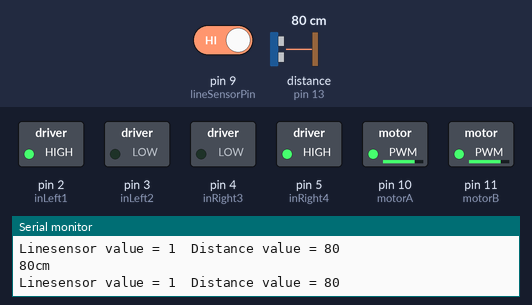
Simulated run of this program. Board: Arduino Nano, built with avr-gcc and run on an emulated ATmega328P. Shown: switched loads named in the program (green lamp = pin HIGH), the last lines printed to the serial monitor. Wiring (inferred from the names in the program): ultrasonic range finder: trigger pin 12; echo pin 13. Dashed ring = blinking. The inputs (shaded band) are chosen by the test bench; at power-on: pin 9 (lineSensorPin) HIGH, distance to the obstacle (sensor on pin 13) 80 cm. The echo pulse lasts 58.3 µs per cm; pins used as bus, display or sensor lines are not drawn.

Above: at 2.7 s.
2.8 s: pin 9 (lineSensorPin) driven LOW
At 3.98 s:
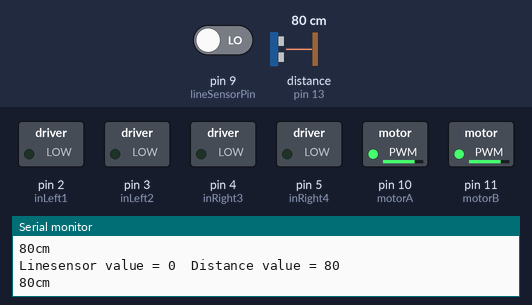
At 4.35 s:
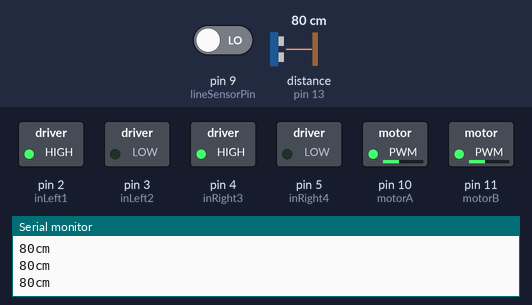
6.3 s: distance to the obstacle (sensor on pin 13) set to 18 cm
9.8 s: distance to the obstacle (sensor on pin 13) set to 60 cm
15.6 s: distance to the obstacle (sensor on pin 13) set to 95 cm
19.1 s: distance to the obstacle (sensor on pin 13) set to 104 cm
At 19.27 s:
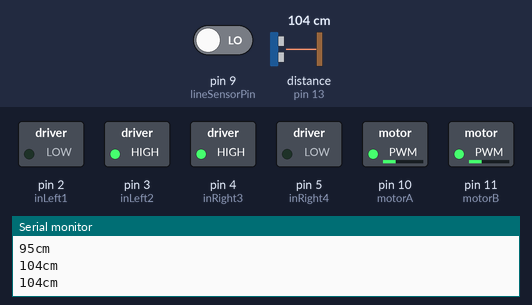
22.6 s: distance to the obstacle (sensor on pin 13) set to 35 cm
At 22.78 s:
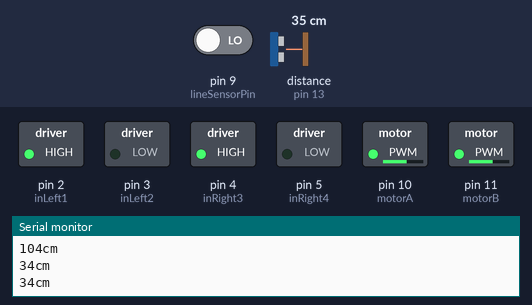
Timing chart, 0 to 27.1 s (numbered marks = the images above; inputs shaded):
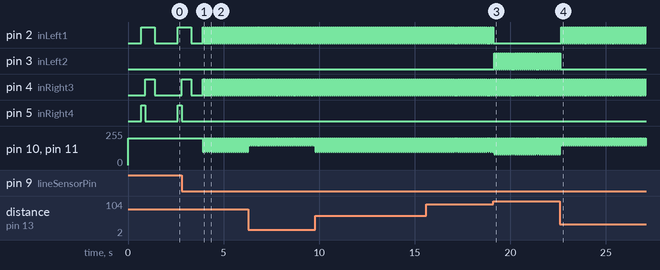

The program:

main.cpp
```cpp
//???????????????????????????//
// GRUNGE BOT TUTORIAL CODE //
//?????????????????????????//

#include <Arduino.h>
#include "move_functions.h"
#include "sensor_functions.h"
#include "settings.h"

int distance = 3000;
int LINE_SENSOR = 0;
int onLine = LOW; // 1 or HIGH is Bright and 0 or LOW is Dark

void loop()
{
  // Test the driving

  // forward(500);    //200 is the power level
  // delay(500);    //3000 is the number of milliseconds to wait until doing the next instruction

  // pivotLeft(50);
  // delay(500);
  // forward(500);
  // delay(500);
  // pivotLeft(50);
  // delay(500);
  // forward(500);

  // Test the ultrasconic
  //  distance = checkDistance();
  //  if (distance>50)
  //    {
  //    forward(120);
  //    delay(100);
  //    }
  //  else
  //    {
  //    fullstop();
  //    pivotLeft(120);
  //    delay(100);
  //    }

  // fullstop();
  // delay(500);
  // distance = checkDistance();
  // if (distance>100)
  //   {
  //   pivotLeft(100);
  //   delay(50);
  //   }
  // else
  //   {
  //   //fullstop();
  //   forward(100);
  //   delay(100);
  //   }

  // fullstop();
  // delay(500);
  // distance = checkDistance();
  // if (distance>100)
  //   {
  //   pivotLeft(100);
  //   delay(50);
  //   }
  // else if (distance > 50 )
  //   {
  //   forward(100);
  //   delay(50);
  //   }
  // else if (distance > 10 )
  //   {
  //   forward(150);
  //   delay(300);
  //   }
  // else
  //   {
  //   forward(240);
  //   delay(600);
  //   }

  // Check line sensor  (1 or HIGH is Bright and 0 or LOW is Dark)
  //  LINE_SENSOR = digitalRead(lineSensorPin);
  //  Serial.print("Linesensor value = ");
  //  Serial.print(LINE_SENSOR);
  //  Serial.println();
  //  delay(50);

  // //fullstop();
  // delay(20);
  // distance = checkDistance();
  // if (distance>100)
  //   {
  //     pivotLeft(100);
  //     if (digitalRead(lineSensorPin) == HIGH)
  //     {
  //       //WHAT TO DO?? GrungeBot has just turned left into the edge. DO Something?
  //     }
  //   }
  // else if (distance > 50 )
  //   {
  //     forward(100);
  //     if (digitalRead(lineSensorPin) == HIGH)
  //     {
  //       //WHAT TO DO?? GrungeBot has just driven forward onto the edge. Time to turn around.
  //     }
  //   }
  // else if (distance > 10 )
  //   {
  //     forward(150);
  //         if (digitalRead(lineSensorPin) == HIGH)
  //     {
  //       //WHAT TO DO?? GrungeBot has just driven forward onto the edge. Time to turn around.
  //     }
  //   }
  // else  //Something is very close
  //   {
  //     forward(240);
  //     if (digitalRead(lineSensorPin) == HIGH)
  //     {
  //       //WHAT TO DO?? GrungeBot has just driven forward onto the edge. OR maybe it is the other robot?
  //     }
  //   }

  // Check line sensor  (1 or HIGH is Bright and 0 or LOW is Dark)
  // delay(50);
  // fullstop(); // Use the stop and delay to slow things down if needed
  // delay(500);

  // Check distance and if it is on the line
  // distance = checkDistance();
  // onLine = digitalRead(lineSensorPin);

  // Serial.print("Linesensor value = ");
  // Serial.print(onLine);
  // Serial.print("  Distance value = ");
  // Serial.print(distance);
  // Serial.println();

  // if (distance > 100)
  // {
  //   if (onLine == HIGH)
  //   {
  //     // WHAT TO DO?? GrungeBot is on the line. DO Something!
  //     fullstop(); // STOP!!! You are on the line
  //     delay(500);
  //     pivotRight(200);
  //     delay(700); // keep piviting for 100ms
  //     forward(200);
  //     delay(1000); // keep going forward for 1 second !!!!!! You could improve this using a While loop to check the line while you escape so you don't just dive over it
  //     //Hopefully it is off the line now and now more in the middle of the arena
  //   }
  //   else
  //   {
  //     pivotLeft(100);
  //   }
  // }

  // else if (distance > 50) // so it is less than 100 and more than 50
  // {
  //   if (onLine == HIGH)
  //   {
  //     // WHAT TO DO?? GrungeBot is on the line. DO Something!
  //      fullstop();  //STOP!!! You are on the line
  //      delay(700);
  //      pivotRight(200);
  //      delay(500); //keep piviting for 100ms  (hopefully it is off the line now)
  //      forward(200);
  //      delay(1000); //keep going forward for 1 second
  //      //Hopefully it is off the line now and now more in the middle of the arena
  //   }
  //   else
  //   {
  //     forward(150);
  //   }
  // }

  // else // Something is very close (close than 50cm)
  // {
  //   if (onLine == HIGH)
  //   {
  //     // WHAT TO DO?? GrungeBot is on the line. DO Something!
  //     fullstop();  //STOP!!! You are on the line
  //     delay(700);
  //     pivotRight(200);
  //     delay(500); //keep piviting for 100ms  (hopefully it is off the line now)
  //     forward(200);
  //     delay(1000); //keep going forward for 1 second
  //     //Hopefully it is off the line now and now more in the middle of the arena
  //   }
  //   else
  //   {
  //     forward(250);
  //   }
  // }

  // HERE IS ANOTHER WAY TO DO IT - USING A WHILE LOOP

  distance = checkDistance();
  onLine = digitalRead(lineSensorPin);

  Serial.print("Linesensor value = ");
  Serial.print(onLine);
  Serial.print("  Distance value = ");
  Serial.print(distance);
  Serial.println();

  while (onLine == LOW)
  {
    delay(50); //Just to slow it down a bit
    fullstop();
    delay(50);
    distance = checkDistance();
    if (distance > 100)
    {
      pivotLeft(80);
    }
    else if (distance > 50)
    {
      forward(100);
    }
    else if (distance > 10)
    {
      forward(150);
    }
    else // Something is very close
    {
      forward(240);
      delay(600);
    }
    onLine = digitalRead(lineSensorPin);
  }
  // Now WHAT TO DO?? GrungeBot is on the line. DO Something!
  fullstop(); // STOP!!! I guess this is the first thing
  delay(700);
  pivotRight(200);
  delay(200); // keep piviting for 100ms  (hopefully it is off the line now)
  forward(200);
  delay(500); // keep going forward for 300ms
  fullstop(); // STOP!!! I guess this is the first thing
  delay(500);
    // Hopefully it is off the line now and now more in the middle of the arena
}

///  END OF THE MAIN LOOP
//////////////////////////////////////////////////////////////////////////////////////////////////////////////
```

move_functions.cpp
```cpp
#include <Arduino.h>
#include "move_functions.h"
#include "settings.h"
//////////////////////////////////////////////////////////////////////////////////////////////////////////////
//FUNCTIONS
// This function makes the motors go forward.
// This one starts with the word "void" meaning it is sent a job to do but it dosent send anything back (just does its thing and finishes)
// In that first line the number it is sent in the brackets is give to the variable "power"

void forward(int power)
{
  // switch on motor A to Forward
  digitalWrite(inLeft1, HIGH);
  digitalWrite(inLeft2, LOW);

  // switch on motor B to Forward
  digitalWrite(inRight3, HIGH);
  digitalWrite(inRight4, LOW);

  // tell the motors how much power to use (the number you send it in the brackets)
  analogWrite(motorA, power);
  analogWrite(motorB, power);
}


void backward(int power)
{
  // switch on motor A to Backward
  digitalWrite(inLeft1, LOW);
  digitalWrite(inLeft2, HIGH);
  // switch on motor B to Backward
  digitalWrite(inRight3, LOW);
  digitalWrite(inRight4, HIGH);

  analogWrite(motorA, power);
  analogWrite(motorB, power);
}

void forwardLeft(int power)
{
  // switch on motor A to Forward
  digitalWrite(inLeft1, HIGH);
  digitalWrite(inLeft2, LOW);
  // switch on motor B to Forward
  digitalWrite(inRight3, HIGH);
  digitalWrite(inRight4, LOW);

  analogWrite(motorA, power/3);
  analogWrite(motorB, power);
}


void forwardRight(int power)
{
  // switch on motor A to Forward
  digitalWrite(inLeft1, HIGH);
  digitalWrite(inLeft2, LOW);
  // switch on motor B to Forward
  digitalWrite(inRight3, HIGH);
  digitalWrite(inRight4, LOW);

  analogWrite(motorA, power);
  analogWrite(motorB, power/3);
}


void pivotLeft(int power)
{
  // switch on motor A to Backward
  digitalWrite(inLeft1, LOW);
  digitalWrite(inLeft2, HIGH);
  // switch on motor B to Forward
  digitalWrite(inRight3, HIGH);
  digitalWrite(inRight4, LOW);

  analogWrite(motorA, power);
  analogWrite(motorB, power);
}


void pivotRight(int power)
{
  // switch on motor A to Forward
  digitalWrite(inLeft1, HIGH);
  digitalWrite(inLeft2, LOW);
  // switch on motor B to Backward
  digitalWrite(inRight3, LOW);
  digitalWrite(inRight4, HIGH);

  analogWrite(motorA, power);
  analogWrite(motorB, power);
}


void backwardLeft(int power)
{
  // switch on motor A to Backward
  digitalWrite(inLeft1, LOW);
  digitalWrite(inLeft2, HIGH);
  // switch on motor B to Backward
  digitalWrite(inRight3, LOW);
  digitalWrite(inRight4, HIGH);

  analogWrite(motorA, power/3);
  analogWrite(motorB, power);
}


void backwardRight(int power)
{
  // switch on motor A to Backward
  digitalWrite(inLeft1, LOW);
  digitalWrite(inLeft2, HIGH);
  // switch on motor B to Backward
  digitalWrite(inRight3, LOW);
  digitalWrite(inRight4, HIGH);

  analogWrite(motorA, power);
  analogWrite(motorB, power/3);
}


void fullstop()
{
  // switch on motor A to Backward
  digitalWrite(inLeft1, LOW);
  digitalWrite(inLeft2, LOW);
  // switch on motor B to Backward
  digitalWrite(inRight3, LOW);
  digitalWrite(inRight4, LOW);

  analogWrite(motorA, 200);
  analogWrite(motorB, 200);
}
```

move_functions.h
```cpp
#ifndef MOVE_FUNCTIONS_H
    #include <Arduino.h>

    void forward(int power);
    void backward(int power);
    void forwardLeft(int power);
    void forwardRight(int power);
    void pivotLeft(int power);
    void pivotRight(int power);
    void backwardLeft(int power);
    void backwardRight(int power);
    void fullstop();

#endif
```

sensor_functions.cpp
```cpp
#include <Arduino.h>
#include "sensor_functions.h"
#include "settings.h"
//////////////////////////////////////////////////////////////////////////////////////////////////////////////
//FUNCTIONS
//These are functions for our sensors


int checkDistance()
{
  digitalWrite(triggerPin, LOW);
  delayMicroseconds(2);              //just making sure its low before we start
  digitalWrite(triggerPin, HIGH);
  delayMicroseconds(10);
  digitalWrite(triggerPin, LOW);

  // Read the signal from the sensor. A HIGH pulse whose duration is the time (in microseconds)
  // from the sending of the ping to the hearing its echo off of an object.
  // Here we are using "pulseIn" It's is a handy thing as it measures time in tiny microseconds (a millionth of a seconds)
  duration = pulseIn(echoPin, HIGH);

  // convert the time into a distance. Its 29 microseconds per centimetre (so there and back takes 58 microseconds)
  cm = duration/58;

//show the results on the monitor if it is being looked at
  Serial.print(cm);
  Serial.print("cm");
  Serial.println();

  return cm;
//  delay(100);  //You cant send info back to the computer too quickly, add this delay if there is no other delays in your code, it will just slow thing down.
}
```

sensor_functions.h
```cpp
#ifndef  SENSOR_FUNCTIONS_H
    #include <Arduino.h>

    int checkDistance();

#endif
```

settings.cpp
```cpp
#include <Arduino.h>
#include "move_functions.h"
#include "sensor_functions.h"
#include "settings.h"

int motorA = 10;  //Left Motor Power
int inLeft1 = 2;      //Left Motor direction
int inLeft2 = 3;      //Left Motor direction

int motorB = 11;  //Right Motor Power
int inRight3 = 4;      //Right Motor direction
int inRight4 = 5;      //Right Motor direction

//Ultrasconic
int triggerPin = 12;    //The arduino will SHOUT (go "ping") on pin 12
int echoPin = 13;       //The arduino will Listen to the echo on pin 13
long duration;    // create variable that will hold the time it takes between the ping and the echo being heard
long cm = 3000;   // create a variable for the distance result in cm and set it to 3000cm

//LineSensor
int lineSensorPin =  9;


void setup()
{
  // set all the pins we are using on the computer to be outputs (sending a signal to the motor controller)
  pinMode(motorA, OUTPUT);
  pinMode(motorB, OUTPUT);
  pinMode(inLeft1, OUTPUT);
  pinMode(inLeft2, OUTPUT);
  pinMode(inRight3, OUTPUT);
  pinMode(inRight4, OUTPUT);


  //Ultrasconic
  Serial.begin(9600); // initialize serial communication to the "monitor" so we can test the Ultrasonic sensor
  pinMode(triggerPin, OUTPUT);  //set the ultrasonic shouting pin
  pinMode(echoPin, INPUT);  // set the ultrasonic listening pin

  //LineSensor
  pinMode(lineSensorPin,INPUT);
}
```

settings.h
```cpp
#ifndef SETTINGS_H
    #include <Arduino.h>

    extern int motorA;  //Left Motor Power
    extern int inLeft1;      //Left Motor direction
    extern int inLeft2;      //Left Motor direction

    extern int motorB;  //Right Motor Power
    extern int inRight3;      //Right Motor direction
    extern int inRight4;      //Right Motor direction

    extern int triggerPin;    //The arduino will SHOUT (go "ping") on pin 12
    extern int echoPin;       //The arduino will Listen to the echo on pin 13
    extern long duration;    // create variable that will hold the time it takes between the ping and the echo being heard
    extern long cm;   // create a variable for the distance result in cm and set it to 3000cm

    extern int lineSensorPin;

    void setup();

#endif
```

Measured:
- the behaviour switches between 100 and 101 cm on distance to the obstacle (sensor on pin 13) (found by bisection; images 2 and 3)
- after the input at 2.8 s, pin 5 (inRight4): goes on until 2.8 s, then stays LOW; pin 10 (motorA), pin 11 (motorB): alternates 200/255 for 0.06 s and 100/255 for 0.05 s, starting after 1.1 s
- after the input at 19.1 s, pin 2 (inLeft1): stops changing and stays LOW; pin 3 (inLeft2): alternates HIGH for 0.05 s and LOW for 0.06 s, starting after 0.05 s
- after the input at 22.6 s, pin 2 (inLeft1): alternates HIGH for 0.05 s and LOW for 0.05 s, starting after 0.08 s; pin 3 (inLeft2): goes on until 22.6 s, then stays LOW
- by itself, pin 2 (inLeft1), pin 4 (inRight3): alternates HIGH for 0.05 s and LOW for 0.05 s
